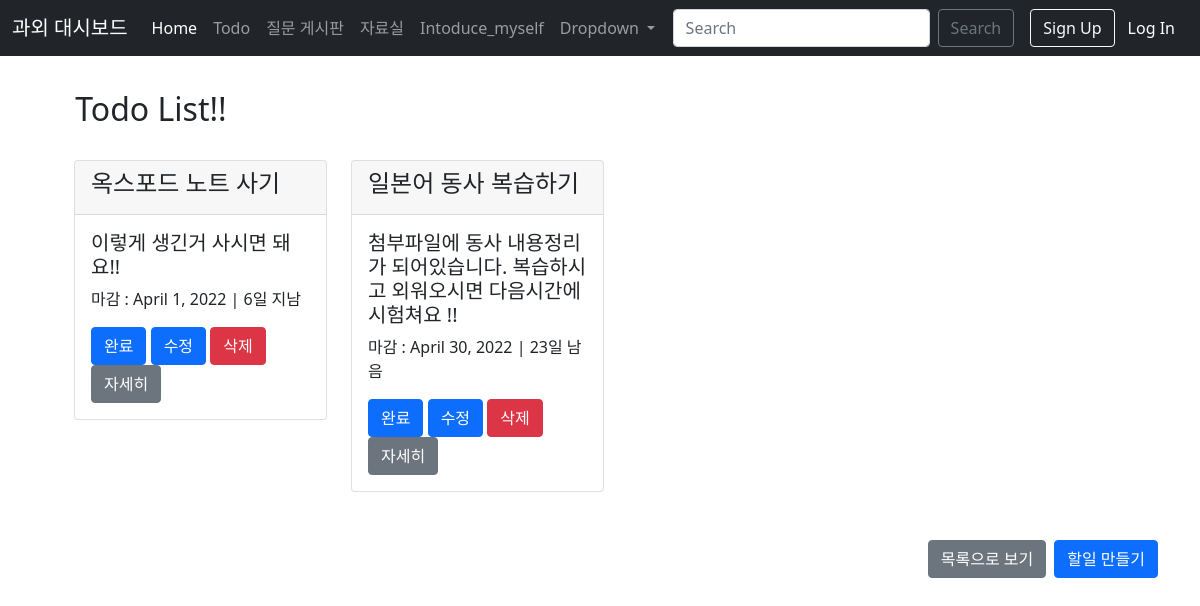
/todo/, run on the app's committed database.
### todo/models.py (models this page shows, shortened)
class TodoList(models.Model):
    name = models.CharField(max_length=40, verbose_name="할일")
    description = models.TextField(max_length=200, verbose_name="내용")
    date_created = models.DateField(auto_now_add=True, verbose_name="작성일")
    date_deadline = models.DateField(verbose_name="마감일")
    image = models.ImageField(null=True, blank=True, upload_to="", verbose_name='이미지')
    file = models.FileField(null=True, blank=True, upload_to="uploads/", verbose_name='파일')
    def remaining_days(self):
        delta = self.date_deadline - date.today()
        days = delta.days
        if days > 0:
            return f'{days}일 남음'
        elif days == 0:
            return '오늘까지!!'
        else:
            days = abs(days)
            return f'{days}일 지남'

### todo/views.py (the view)
# urls.py: path('', TodoIndexView.as_view(), name='index'),
class TodoIndexView(ListView):
    context_object_name = 'todo_list'
    template_name = 'todo/todo_index.html'
    def get_queryset(self):
        return TodoList.objects.all()

### todo/templates/todo/todo_index.html (shortened to what this page needs)
{%extends 'base.html' %}
{% block content %}
<div class = "container index">
<h2>&nbsp;&nbsp;&nbsp;&nbsp;Todo List!!</a></h2>
<br>
   <ul>
      <div class="row">
        {% for todo in todo_list %}
        <div class="col-sm-3">
          <div class="card">
            <div class="card-header"><h4>{{todo.name}}</h4></div>
            <div class="card-body">
              <h5 class="card-title">{{ todo.description }}</h5>
              <p class="card-text">마감 : {{ todo.date_deadline }} | {{ todo.remaining_days }}</p>
              <a href="{% url 'todo:complete' todo.id %}" class="btn btn-primary">완료</a>
              <a href="{% url 'todo:update' todo.id %}" class="btn btn-primary">수정</a>
              <a href="{% url 'todo:delete' todo.id %}" class="btn btn-primary bg-danger border-danger">삭제</a>
              <a href="{% url 'todo:detail' todo.id %}" class="btn btn-secondary">자세히</a>
            </div>
          </div>
        </div>
        {% endfor %}
        <div class="d-grid gap-2 d-md-flex justify-content-md-end">
          <a href="{% url 'todo:list' %}" class="btn btn-secondary mt-5" type="button" >목록으로 보기</a>
          <a href="{% url 'todo:create' %}" class="btn btn-primary mt-5" type="button" >할일 만들기</a>
        </div>
      </div>
    </ul>
  </div>
{% endblock %}

### data on the page
TodoList: name "옥스포드 노트 사기", description "이렇게 생긴거 사시면 돼요!!", date_deadline "April 1, 2022", remaining_days "6일 지남"
TodoList: name "일본어 동사 복습하기", description "첨부파일에 동사 내용정리가 되어있습니다. 복습하시고 외워오시면 다음시간에 시험쳐요 !!", date_deadline "April 30, 2022", remaining_days "23일 남음"
